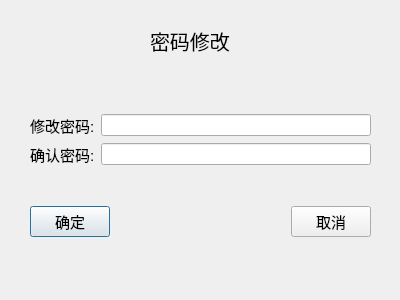
<?xml version="1.0" encoding="UTF-8"?>
<ui version="4.0">
 <class>RepwdWin</class>
 <widget class="QDialog" name="RepwdWin">
  <property name="geometry">
   <rect>
    <x>0</x>
    <y>0</y>
    <width>400</width>
    <height>300</height>
   </rect>
  </property>
  <property name="windowTitle">
   <string>Dialog</string>
  </property>
  <widget class="QLabel" name="label_title">
   <property name="geometry">
    <rect>
     <x>150</x>
     <y>20</y>
     <width>141</width>
     <height>41</height>
    </rect>
   </property>
   <property name="styleSheet">
    <string notr="true">font-size:20px;</string>
   </property>
   <property name="text">
    <string>密码修改</string>
   </property>
  </widget>
  <widget class="QWidget" name="layoutWidget">
   <property name="geometry">
    <rect>
     <x>30</x>
     <y>80</y>
     <width>341</width>
     <height>191</height>
    </rect>
   </property>
   <layout class="QGridLayout" name="gridLayout">
    <item row="0" column="0">
     <layout class="QVBoxLayout" name="verticalLayout">
      <item>
       <layout class="QHBoxLayout" name="horizontalLayout">
        <item>
         <widget class="QLabel" name="label_repwd">
          <property name="styleSheet">
           <string notr="true">font-size:15px;</string>
          </property>
          <property name="text">
           <string>修改密码:</string>
          </property>
         </widget>
        </item>
        <item>
         <widget class="QLineEdit" name="lineEdit_repwd">
          <property name="styleSheet">
           <string notr="true">font: 10pt &quot;Sans Serif&quot;;</string>
          </property>
         </widget>
        </item>
       </layout>
      </item>
      <item>
       <layout class="QHBoxLayout" name="horizontalLayout_2">
        <item>
         <widget class="QLabel" name="label_2">
          <property name="styleSheet">
           <string notr="true">font-size:15px;</string>
          </property>
          <property name="text">
           <string>确认密码:</string>
          </property>
         </widget>
        </item>
        <item>
         <widget class="QLineEdit" name="lineEdit_confirm">
          <property name="styleSheet">
           <string notr="true">font: 10pt &quot;Sans Serif&quot;;</string>
          </property>
         </widget>
        </item>
       </layout>
      </item>
     </layout>
    </item>
    <item row="1" column="0">
     <layout class="QHBoxLayout" name="horizontalLayout_3">
      <item>
       <widget class="QPushButton" name="pushButton_OK">
        <property name="styleSheet">
         <string notr="true">font-size:15px;</string>
        </property>
        <property name="text">
         <string>确定</string>
        </property>
       </widget>
      </item>
      <item>
       <spacer name="horizontalSpacer">
        <property name="orientation">
         <enum>Qt::Horizontal</enum>
        </property>
        <property name="sizeHint" stdset="0">
         <size>
          <width>40</width>
          <height>20</height>
         </size>
        </property>
       </spacer>
      </item>
      <item>
       <widget class="QPushButton" name="pushButton_cancel">
        <property name="styleSheet">
         <string notr="true">font-size:15px;</string>
        </property>
        <property name="text">
         <string>取消</string>
        </property>
       </widget>
      </item>
     </layout>
    </item>
   </layout>
  </widget>
 </widget>
 <resources/>
 <connections/>
</ui>
